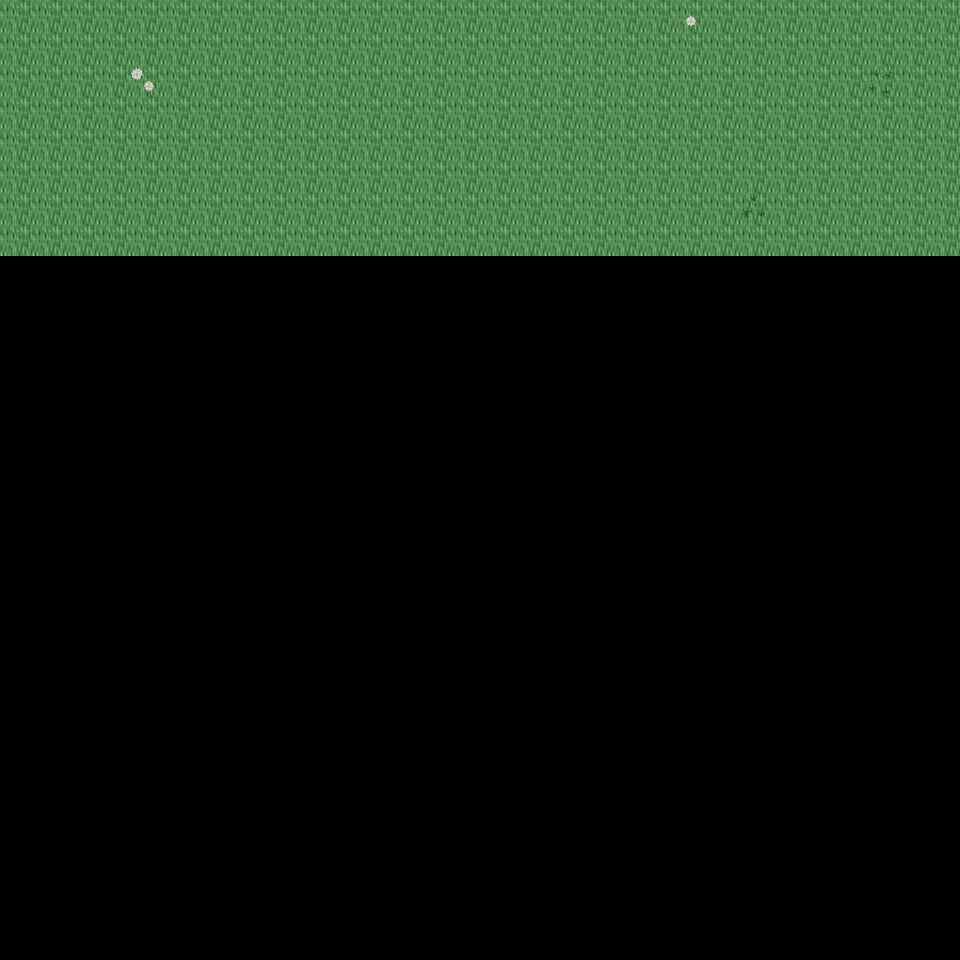

This is a level from a 2D game, rendered from its Tiled map with the project's own tilesets. A one-line summary and the map file follow, with tile-layer data summarised:
An orthogonal 30x30 tile map with 32x32 px tiles, 6 tile layers (Ground, Object, Object2, Above, ...), 35 tilesets and 3 objects (3x mapExit).

<map version="1.0" orientation="orthogonal" renderorder="right-down" width="30" height="30" tilewidth="32" tileheight="32" nextobjectid="4">
  <tileset firstgid="1" name="tileset_ground_ground" tilewidth="32" tileheight="32" tilecount="33" columns="3">
    <image source="../drawable/tileset_ground_ground.png" width="96" height="352" />
  </tileset>
  <tileset firstgid="34" name="tileset_ground_ice_ice" tilewidth="32" tileheight="32" tilecount="3" columns="3">
    <image source="../drawable/tileset_ground_ice_ice.png" width="96" height="32" />
  </tileset>
  <tileset firstgid="37" name="tileset_plant_flower_daisy_white" tilewidth="32" tileheight="32" tilecount="8" columns="2">
    <image source="../drawable/tileset_plant_flower_daisy_white.png" width="64" height="128" />
  </tileset>
  <tileset firstgid="45" name="tileset_ground_rock_pebbles" tilewidth="32" tileheight="32" tilecount="3" columns="1">
    <image source="../drawable/tileset_ground_rock_pebbles.png" width="32" height="96" />
  </tileset>
  <tileset firstgid="48" name="tileset_plant_grasses" tilewidth="32" tileheight="32" tilecount="6" columns="3">
    <image source="../drawable/tileset_plant_grasses.png" width="96" height="64" />
  </tileset>
  <tileset firstgid="54" name="tileset_plant_leaves" tilewidth="32" tileheight="32" tilecount="8" columns="4">
    <image source="../drawable/tileset_plant_leaves.png" width="128" height="64" />
  </tileset>
  <tileset firstgid="62" name="tileset_ground_grass_edges" tilewidth="32" tileheight="32" tilecount="36" columns="12">
    <image source="../drawable/tileset_ground_grass_edges.png" width="384" height="96" />
  </tileset>
  <tileset firstgid="98" name="tileset_plant_flower_daisy_yellow" tilewidth="32" tileheight="32" tilecount="8" columns="2">
    <image source="../drawable/tileset_plant_flower_daisy_yellow.png" width="64" height="128" />
  </tileset>
  <tileset firstgid="106" name="tileset_plant_bush_bushes" tilewidth="32" tileheight="32" tilecount="10" columns="5">
    <image source="../drawable/tileset_plant_bush_bushes.png" width="160" height="64" />
  </tileset>
  <tileset firstgid="116" name="tileset_plant_stump_stump_brown" tilewidth="32" tileheight="32" tilecount="4" columns="2">
    <image source="../drawable/tileset_plant_stump_stump_brown.png" width="64" height="64" />
  </tileset>
  <tileset firstgid="120" name="tileset_plant_stump_stump_green" tilewidth="32" tileheight="32" tilecount="4" columns="2">
    <image source="../drawable/tileset_plant_stump_stump_green.png" width="64" height="64" />
  </tileset>
  <tileset firstgid="124" name="tileset_item_pot_pot_golden" tilewidth="32" tileheight="32" tilecount="4" columns="4">
    <image source="../drawable/tileset_item_pot_pot_golden.png" width="128" height="32" />
  </tileset>
  <tileset firstgid="128" name="tileset_plant_tree_tree_darkgreen" tilewidth="32" tileheight="32" tilecount="88" columns="8">
    <image source="../drawable/tileset_plant_tree_tree_darkgreen.png" width="256" height="352" />
  </tileset>
  <tileset firstgid="216" name="tileset_plant_flower_daisy_blue" tilewidth="32" tileheight="32" tilecount="8" columns="2">
    <image source="../drawable/tileset_plant_flower_daisy_blue.png" width="64" height="128" />
  </tileset>
  <tileset firstgid="224" name="tileset_ground_water_water_bubbles" tilewidth="32" tileheight="32" tilecount="32" columns="8">
    <image source="../drawable/tileset_ground_water_water_bubbles.png" width="256" height="128" />
  </tileset>
  <tileset firstgid="256" name="tileset_ground_water_pool" tilewidth="32" tileheight="32" tilecount="72" columns="3">
    <image source="../drawable/tileset_ground_water_pool.png" width="96" height="768" />
  </tileset>
  <tileset firstgid="328" name="tileset_building_castle" tilewidth="32" tileheight="32" tilecount="320" columns="20">
    <image source="../drawable/tileset_building_castle.png" width="640" height="512" />
  </tileset>
  <tileset firstgid="648" name="tileset_ground_cobbled_paving" tilewidth="32" tileheight="32" tilecount="1" columns="1">
    <image source="../drawable/tileset_ground_cobbled_paving.png" width="32" height="32" />
  </tileset>
  <tileset firstgid="649" name="tileset_ground_grass_corners" tilewidth="32" tileheight="32" tilecount="24" columns="6">
    <image source="../drawable/tileset_ground_grass_corners.png" width="192" height="128" />
  </tileset>
  <tileset firstgid="673" name="tileset_building_fence_fence_chunky" tilewidth="32" tileheight="32" tilecount="21" columns="3">
    <image source="../drawable/tileset_building_fence_fence_chunky.png" width="96" height="224" />
  </tileset>
  <tileset firstgid="694" name="tileset_item_sign_large" tilewidth="32" tileheight="32" tilecount="15" columns="5">
    <image source="../drawable/tileset_item_sign_large.png" width="160" height="96" />
  </tileset>
  <tileset firstgid="709" name="tileset_building_decoration_fancy_gate" tilewidth="32" tileheight="32" tilecount="12" columns="3">
    <image source="../drawable/tileset_building_decoration_fancy_gate.png" width="96" height="128" />
  </tileset>
  <tileset firstgid="721" name="tileset_logic_creature_rodent" tilewidth="32" tileheight="32" tilecount="8" columns="8">
    <image source="../drawable/tileset_logic_creature_rodent.png" width="256" height="32" />
  </tileset>
  <tileset firstgid="729" name="tileset_logic_creature_animal" tilewidth="32" tileheight="32" tilecount="32" columns="8">
    <image source="../drawable/tileset_logic_creature_animal.png" width="256" height="128" />
  </tileset>
  <tileset firstgid="761" name="tileset_logic_item_mushroom" tilewidth="32" tileheight="32" tilecount="6" columns="6">
    <image source="../drawable/tileset_logic_item_mushroom.png" width="192" height="32" />
  </tileset>
  <tileset firstgid="767" name="tileset_logic_item_sheepfood" tilewidth="32" tileheight="32" tilecount="1" columns="1">
    <image source="../drawable/tileset_logic_item_sheepfood.png" width="32" height="32" />
  </tileset>
  <tileset firstgid="768" name="tileset_logic_collision" tilewidth="32" tileheight="32" tilecount="1" columns="1">
    <image source="../drawable/tileset_logic_collision.png" width="32" height="32" />
  </tileset>
  <tileset firstgid="769" name="tileset_logic_protection" tilewidth="32" tileheight="32" tilecount="2" columns="2">
    <image source="../drawable/tileset_logic_protection.png" width="64" height="32" />
  </tileset>
  <tileset firstgid="771" name="tileset_ground_green_paving" tilewidth="32" tileheight="32" tilecount="18" columns="3">
    <image source="../drawable/tileset_ground_green_paving.png" width="96" height="192" />
  </tileset>
  <tileset firstgid="789" name="tileset_item_hen_nest" tilewidth="32" tileheight="32" tilecount="1" columns="1">
    <image source="../drawable/tileset_item_hen_nest.png" width="32" height="32" />
  </tileset>
  <tileset firstgid="790" name="tileset_logic_item_dairy" tilewidth="32" tileheight="32" tilecount="1" columns="1">
    <image source="../drawable/tileset_logic_item_dairy.png" width="32" height="32" />
  </tileset>
  <tileset firstgid="791" name="tileset_light_door_light_ew" tilewidth="32" tileheight="32" tilecount="18" columns="6">
    <image source="../drawable/tileset_light_door_light_ew.png" width="192" height="96" />
  </tileset>
  <tileset firstgid="809" name="tileset_building_barnyard" tilewidth="32" tileheight="32" tilecount="200" columns="8">
    <image source="../drawable/tileset_building_barnyard.png" width="256" height="800" />
  </tileset>
  <tileset firstgid="1009" name="tileset_logic_creature_reptile" tilewidth="32" tileheight="32" tilecount="7" columns="7">
    <image source="../drawable/tileset_logic_creature_reptile.png" width="224" height="32" />
  </tileset>
  <tileset firstgid="1016" name="tileset_logic_creature_fowl" tilewidth="32" tileheight="32" tilecount="6" columns="6">
    <image source="../drawable/tileset_logic_creature_fowl.png" width="192" height="32" />
  </tileset>
  <layer name="Ground" width="30" height="30">
    <data>[900 cells, 240 non-empty, 1 distinct tile ids]</data>
  </layer>
  <layer name="Object" width="30" height="30">
    <data>[900 cells, 4 non-empty, 4 distinct tile ids]</data>
  </layer>
  <layer name="Object2" width="30" height="30">
    <data>[900 cells, 0 non-empty, 0 distinct tile ids]</data>
  </layer>
  <layer name="Above" width="30" height="30">
    <data>[900 cells, 0 non-empty, 0 distinct tile ids]</data>
  </layer>
  <layer name="Above2" width="30" height="30">
    <data>[900 cells, 0 non-empty, 0 distinct tile ids]</data>
  </layer>
  <layer name="Walkable" width="30" height="30">
    <data>[900 cells, 0 non-empty, 0 distinct tile ids]</data>
  </layer>
  <objectgroup name="MapEvents">
    <object id="1" name="north" type="mapExit" x="0" y="0" width="960" height="32">
      <properties>
        <property name="map" value="level_0_x104_y45" />
        <property name="x" value="0" />
        <property name="y" value="28" />
      </properties>
    </object>
    <object id="2" name="west" type="mapExit" x="0" y="0" width="32" height="960">
      <properties>
        <property name="map" value="level_0_x103_y46" />
        <property name="x" value="28" />
        <property name="y" value="0" />
      </properties>
    </object>
    <object id="3" name="east" type="mapExit" x="928" y="0" width="32" height="960">
      <properties>
        <property name="map" value="level_0_x105_y46" />
        <property name="x" value="1" />
        <property name="y" value="0" />
      </properties>
    </object>
  </objectgroup>
</map>
